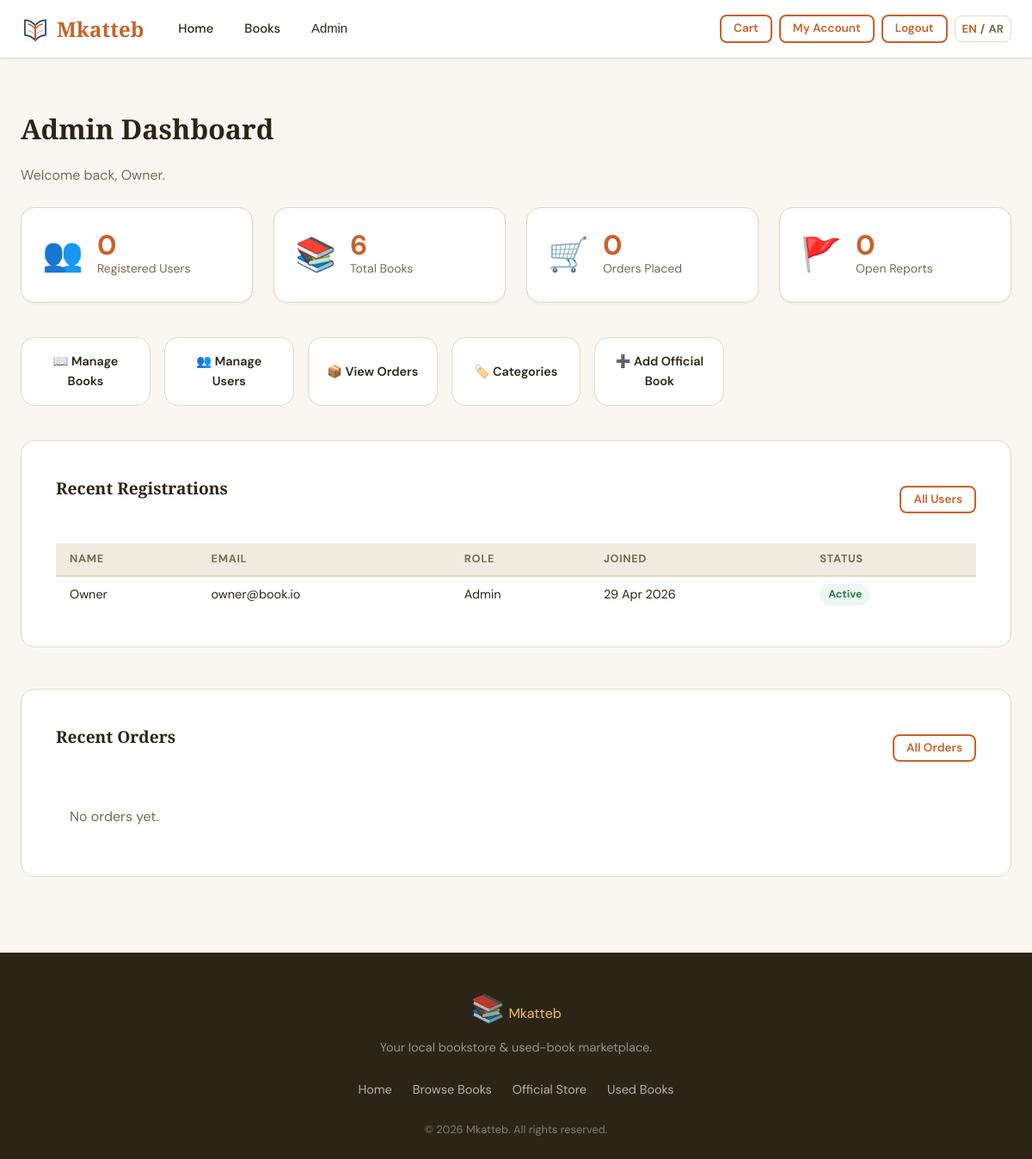
Page /admin/dashboard.php (signed in) on the committed database.
### tables this page shows
CREATE TABLE IF NOT EXISTS users (
    id          INT UNSIGNED AUTO_INCREMENT PRIMARY KEY,
    name        VARCHAR(120)    NOT NULL,
    email       VARCHAR(180)    NOT NULL UNIQUE,
    password    VARCHAR(255)    NOT NULL,
    role        ENUM('user','admin') NOT NULL DEFAULT 'user',
    avatar      VARCHAR(255)    NULL,
    phone       VARCHAR(30)     NULL,
    address     TEXT            NULL,
    is_blocked  TINYINT(1)      NOT NULL DEFAULT 0,
    created_at  DATETIME        NOT NULL DEFAULT CURRENT_TIMESTAMP,
    updated_at  DATETIME        NOT NULL DEFAULT CURRENT_TIMESTAMP ON UPDATE CURRENT_TIMESTAMP
);

### includes/lang.php (called while the page is built, shortened)
<?php
$translations['en'] = array_replace($translations['en'], [
    'english_name' => 'English Name',
    'arabic_name' => 'Arabic Name',
    'english_description' => 'English Description',
    'arabic_description' => 'Arabic Description',
    'category_english_name_placeholder' => 'e.g. Science Fiction',
    'category_arabic_name_placeholder' => 'e.g. خيال علمي',
    'category_english_description_placeholder' => 'Short English description',
    'category_arabic_description_placeholder' => 'Short Arabic description',
    'error_category_english_name_min' => 'English category name must be at least 2 characters.',
    'error_category_arabic_name_min' => 'Arabic category name must be at least 2 characters.',
    'no_orders_placed_yet' => 'No orders placed yet.',
    'book_language' => 'Book Language',
    'language' => 'Language',
    'all_languages' => 'All Languages',
    'arabic' => 'Arabic',
    'english' => 'English',
]);
$translations['ar'] = array_replace($translations['ar'], [
    'english_name' => 'الاسم بالإنجليزية',
    'arabic_name' => 'الاسم بالعربية',
    'english_description' => 'الوصف بالإنجليزية',
    'arabic_description' => 'الوصف بالعربية',
    'category_english_name_placeholder' => 'مثال: Science Fiction',
    'category_arabic_name_placeholder' => 'مثال: خيال علمي',
    'category_english_description_placeholder' => 'وصف إنجليزي مختصر',
    'category_arabic_description_placeholder' => 'وصف عربي مختصر',
    'error_category_english_name_min' => 'يجب أن يكون اسم التصنيف بالإنجليزية حرفين على الأقل.',
    'error_category_arabic_name_min' => 'يجب أن يكون اسم التصنيف بالعربية حرفين على الأقل.',
    'no_orders_placed_yet' => 'لا توجد طلبات بعد.',
    'book_language' => 'لغة الكتاب',
    'language' => 'اللغة',
    'all_languages' => 'كل اللغات',
    'arabic' => 'العربية',
    'english' => 'الإنجليزية',
]);
function currentLang(): string {
    return $_SESSION['lang'] ?? 'en';
}
function t(string $key): string {
    global $translations;
    $lang = currentLang();
    $text = $translations[$lang][$key] ?? '';
    return $text;
}

### includes/functions.php (called while the page is built, shortened)
<?php
function url(string $path = ''): string {
    $path = trim($path);
    $path = str_replace('\\', '/', $path);
    $base = rtrim(BASE_URL, '/');
    if ($path === '/public') {
        $path = '';
    } elseif (strpos($path, '/public/') === 0) {
        $path = substr($path, strlen('/public/'));
    } else {
        $path = ltrim($path, '/');
    }
    return $base . ($path !== '' ? '/' . $path : '');
}
function e(string $str): string {
    return htmlspecialchars($str, ENT_QUOTES | ENT_HTML5, 'UTF-8');
}
function roleLabel(string $role): string {
    $key = match($role) {
        'admin' => 'admin_role',
        'user' => 'user_role',
        default => '',
    };
    return $key !== '' && function_exists('t') ? t($key) : ucfirst($role);
}
function statusLabel(string $status): string {
    $key = match($status) {
        'active' => 'active',
        'hidden' => 'hidden',
        'blocked' => 'blocked',
        'pending' => 'pending',
        'processing' => 'processing',
        'completed' => 'completed',
        'cancelled' => 'cancelled',
        default => '',
    };
    return $key !== '' && function_exists('t') ? t($key) : ucfirst($status);
}

### public/admin/dashboard.php (the view, shortened to what this page needs)
<?php
require_once __DIR__ . '/../../includes/functions.php';
$pdo = db();
$totalUsers  = $pdo->query('SELECT COUNT(*) FROM users WHERE role = "user"')->fetchColumn();
$totalBooks  = $pdo->query('SELECT COUNT(*) FROM books')->fetchColumn();
$totalOrders = $pdo->query('SELECT COUNT(*) FROM orders')->fetchColumn();
$openReports = $pdo->query('SELECT COUNT(*) FROM reports WHERE status = "open"')->fetchColumn();
$recentUsers = $pdo->query(
    'SELECT * FROM users ORDER BY created_at DESC LIMIT 5'
)->fetchAll();
$recentOrders = $pdo->query(
    'SELECT o.*, u.name AS buyer_name FROM orders o
     JOIN users u ON o.buyer_id = u.id
     ORDER BY o.created_at DESC LIMIT 5'
)->fetchAll();
include __DIR__ . '/../../includes/header.php';
?>
<div class="container admin-page">
    <div class="page-header">
        <h1><?= e(t('admin_dashboard')) ?></h1>
        <p class="page-sub"><?= e(sprintf(t('welcome_back_name'), $_SESSION['user_name'])) ?></p>
    </div>
    <div class="stats-cards">
        <div class="stat-card">
            <span class="stat-card__icon">👥</span>
            <div>
                <div class="stat-card__value"><?= (int)$totalUsers ?></div>
                <div class="stat-card__label"><?= e(t('registered_users')) ?></div>
            </div>
        </div>
        <div class="stat-card">
            <span class="stat-card__icon">📚</span>
            <div>
                <div class="stat-card__value"><?= (int)$totalBooks ?></div>
                <div class="stat-card__label"><?= e(t('total_books')) ?></div>
            </div>
        </div>
        <div class="stat-card">
            <span class="stat-card__icon">🛒</span>
            <div>
                <div class="stat-card__value"><?= (int)$totalOrders ?></div>
                <div class="stat-card__label"><?= e(t('orders_placed')) ?></div>
            </div>
        </div>
        <div class="stat-card">
            <span class="stat-card__icon">🚩</span>
            <div>
                <div class="stat-card__value"><?= (int)$openReports ?></div>
                <div class="stat-card__label"><?= e(t('open_reports')) ?></div>
            </div>
        </div>
    </div>
    <div class="admin-shortcuts">
        <a href="<?= e(url('admin/books.php')) ?>" class="shortcut-card">📖 <?= e(t('manage_books')) ?></a>
        <a href="<?= e(url('admin/users.php')) ?>" class="shortcut-card">👥 <?= e(t('manage_users')) ?></a>
        <a href="<?= e(url('admin/orders.php')) ?>" class="shortcut-card">📦 <?= e(t('view_orders')) ?></a>
        <a href="<?= e(url('admin/categories.php')) ?>" class="shortcut-card">🏷️ <?= e(t('categories')) ?></a>
        <a href="<?= e(url('add-book.php')) ?>" class="shortcut-card">➕ <?= e(t('add_official_book')) ?></a>
    </div>
    <div class="admin-tables">
        <section class="card">
            <div class="card__head">
                <h2 class="card__title"><?= e(t('recent_registrations')) ?></h2>
                <a href="<?= e(url('admin/users.php')) ?>" class="btn btn--sm btn--outline"><?= e(t('all_users')) ?></a>
            </div>
            <table class="books-table">
                <thead><tr><th><?= e(t('name')) ?></th><th><?= e(t('email')) ?></th><th><?= e(t('role')) ?></th><th><?= e(t('joined')) ?></th><th><?= e(t('status')) ?></th></tr></thead>
                <tbody>
                    <?php foreach ($recentUsers as $u): ?>
                    <tr>
                        <td><?= e($u['name']) ?></td>
                        <td><?= e($u['email']) ?></td>
                        <td><?= e(roleLabel($u['role'])) ?></td>
                        <td><?= date('d M Y', strtotime($u['created_at'])) ?></td>
                        <td>
                            <?php if ($u['is_blocked']): ?>
                                <span class="status status--blocked"><?= e(statusLabel('blocked')) ?></span>
                            <?php else: ?>
                                <span class="status status--active"><?= e(statusLabel('active')) ?></span>
                            <?php endif; ?>
                        </td>
                    </tr>
                    <?php endforeach; ?>
                </tbody>
            </table>
        </section>
        <section class="card">
            <div class="card__head">
                <h2 class="card__title"><?= e(t('recent_orders')) ?></h2>
                <a href="<?= e(url('admin/orders.php')) ?>" class="btn btn--sm btn--outline"><?= e(t('all_orders')) ?></a>
            </div>
            <?php if (empty($recentOrders)): ?>
            <p class="text-muted p-4"><?= e(t('no_orders_yet')) ?></p>
            <?php endif; ?>
        </section>
    </div>
</div>
<?php include __DIR__ . '/../../includes/footer.php'; ?>

### rows in the picture
users: name "Owner", email "owner@book.io", role "Admin", created_at "29 Apr 2026"

### other values in the picture
$siteName "Mkatteb"
t($link['label_key']) "Home"
t($link['label_key']) "Books"
t('admin') "Admin"
t('cart') "Cart"
t('my_account') "My Account"
t('logout') "Logout"
t('admin_dashboard') "Admin Dashboard"
sprintf(t('welcome_back_name'), $_SESSION['user_name']) "Welcome back, Owner."
$totalUsers "0"
t('registered_users') "Registered Users"
$totalBooks "6"
t('total_books') "Total Books"
$totalOrders "0"
t('orders_placed') "Orders Placed"
